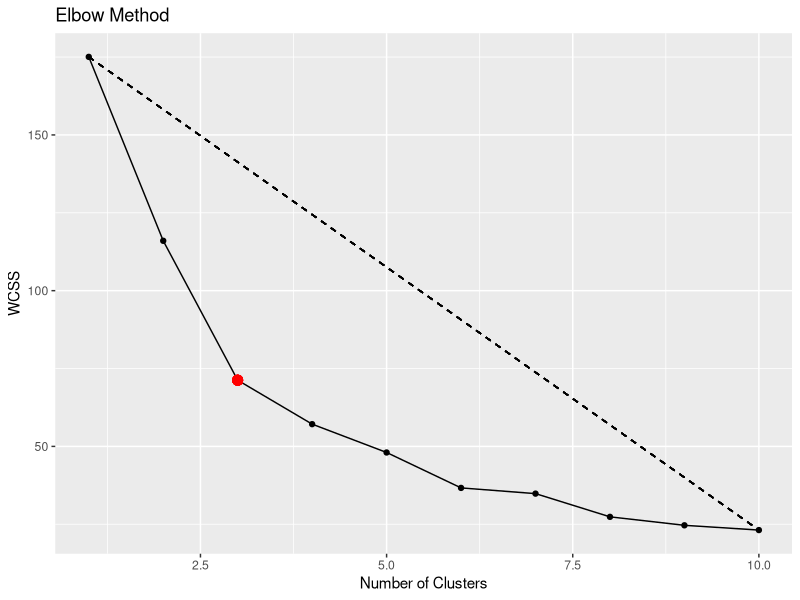

This figure's R source:
# install.packages("ggplot2")

library(cluster)
library(ggplot2)


set.seed(123)
data = matrix(rnorm(200),ncol=2)

Wcss = function(data,k){
  kmeams_obj = kmeans(data, centers = k)
  return (kmeams_obj$tot.withinss)
}

elbowMethod = function(data,max_k){
  wcss = vector()
  for(k in 1:max_k){
    wcss[k] = Wcss(data,k)
  }
  
  line_start = c(1, wcss[1])
  line_end = c(max_k, wcss[max_k])
  
  distances = abs((line_end[2] - line_start[2]) * (1:max_k - line_start[1]) -
               (line_end[1] - line_start[1]) * (wcss - line_start[2])) /
              sqrt((line_end[2] - line_start[2])^2 + (line_end[1] - line_start[1])^2)
  largest_distance_index = which.max(distances)
  
  plot = ggplot(data.frame(k=1:max_k,wcss=wcss),aes(x=k,y=wcss))+
    geom_line()+
    geom_point()+
    geom_segment(aes(x = 1, y = wcss[1], xend = max_k, yend = wcss[max_k]), linetype = "dashed") +
    geom_point(aes(x = largest_distance_index, y = wcss[largest_distance_index]), color = "red", size = 3) +
    labs(x="Number of Clusters",y="WCSS")+
    ggtitle("Elbow Method")
  
  return(plot)
}

elbowMethod(data,max_k=10)
